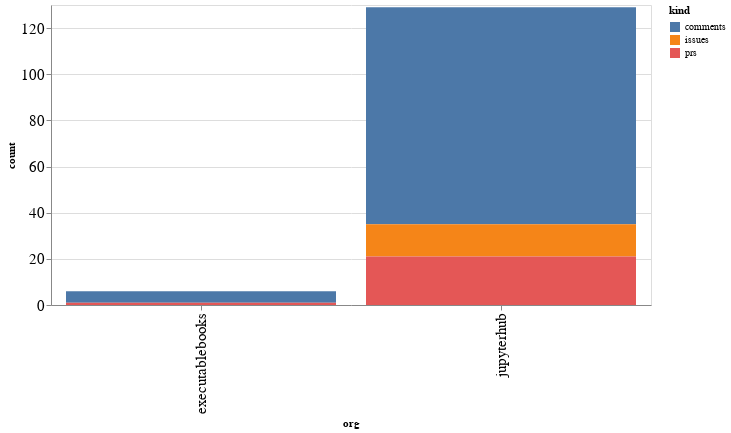

Notebook cell for this chart:
### Code cell
alt.Chart(org_summaries, width=600).mark_bar().encode(
    x='org',
    y='count',
    color='kind',
    tooltip="org"
)

### Figure 1 — Vega-Lite specification as saved in the notebook (floating-point values rounded to 4 significant figures)
{"config": {"axisLeft": {"labelFontSize": 15}, "axisBottom": {"labelFontSize": 15}}, "data": {"name": "data-1a600744c6ec1caa5efe49732559f6c4"}, "mark": "bar", "encoding": {"color": {"type": "nominal", "field": "kind"}, "tooltip": {"type": "nominal", "field": "org"}, "x": {"type": "nominal", "field": "org"}, "y": {"type": "quantitative", "field": "count"}}, "width": 600, "$schema": "https://vega.github.io/schema/vega-lite/v4.8.1.json", "datasets": {"data-1a600744c6ec1caa5efe49732559f6c4": [{"org": "executablebooks", "kind": "comments", "count": 5}, {"org": "executablebooks", "kind": "prs", "count": 1}, {"org": "jupyterhub", "kind": "comments", "count": 94}, {"org": "jupyterhub", "kind": "issues", "count": 14}, {"org": "jupyterhub", "kind": "prs", "count": 21}]}}
